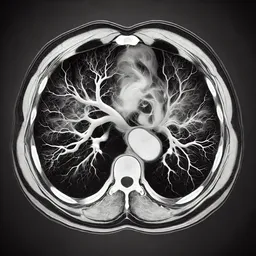
#> input picture Segmentation1/3/initial/Data/brain.webp, 256 x 256 px, shrunk from 1024 x 1024 before the run
$ jupyter execute --allow-errors notebook.ipynb
#> lines starting #> are read from the running program, lines starting #| are printed output that depends on the picture; after the words box and inside, x2 and y2 are one past the last pixel; in counts of white or black regions, pixels touching at a corner belong together
<h1 align=center style="line-height:200%;font-family:vazir;color:#0099cc">
<font face="vazir" color="#0099cc">
از دید ناحیه
</font>
</h1>

<h2 align=right style="line-height:200%;font-family:vazir;color:#0099cc">
<font face="vazir" color="#0099cc">
مقدمه
</font>
</h2>

<p dir=rtl style="direction: rtl;text-align: right;line-height:200%;font-family:vazir;font-size:medium">
<font face="vazir" size=3>
در این تمرین قصد داریم تا با استفاده از قطعه‌بندی مبتنی بر ناحیه، قطعه‌بندی را انجام دهیم.
</font>
</p>

[cell 1]
import cv2
import numpy as np
import matplotlib.pyplot as plt

<h3 align=right style="line-height:200%;font-family:vazir;color:#0099cc">
<font face="vazir" color="#0099cc">
مرحله اول: وارد کردن تصویر
</font>
</h3>

<p dir=rtl style="direction: rtl;text-align: right;line-height:200%;font-family:vazir;font-size:medium">
<font face="vazir" size=3>
ابتدا تصویر زیر را بصورت خاکستری بخوانید.
<br>
brain.webp
</font>
</p>

<p dir=rtl style="direction: rtl;text-align: right;line-height:200%;font-family:vazir;font-size:medium">
<font face="vazir" size=3>
همچنین در صورتیکه نیاز به اعمال پیش‌پردازش میباشد آنرا نیز در این مرحله انجام دهید.
</p>

[cell 2]
img = cv2.imread('./Data/brain.webp', cv2.IMREAD_GRAYSCALE)
#> img: shape (256, 256); min 0, max 255, mean 81.5
plt.imshow(img, cmap='gray')

[cell 3]
blur = cv2.GaussianBlur(img, (5, 5), 0)
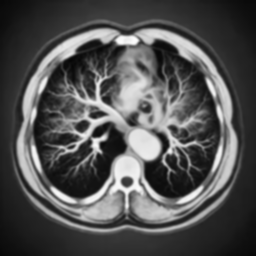
#> blur: shape (256, 256); min 6, max 252, mean 81.5
plt.imshow(blur, cmap='gray')

<h3 align=right style="line-height:200%;font-family:vazir;color:#0099cc">
<font face="vazir" color="#0099cc">
مرحله دوم: پیاده‌سازی گسترش ناحیه
</font>
</h3>

<p dir=rtl style="direction: rtl;text-align: right;line-height:200%;font-family:vazir;font-size:medium">
<font face="vazir" size=3>
برای قطعه‌بندی ما از رویکرد گسترش‌ناحیه یا Region Growing استفاده می‌کنیم. شما باید آنرا پیاده‌سازی کنید.
    <br>
    پس از پیاده‌سازی و انجام قطعه‌بندی، باید تصویر قطعه‌بندی شده را ذخیره کنید. توجه کنید که پیش‌زمینه حتما سیاه باشد و پس‌زمینه حتما سفید باشد. تصویر را به نام زیر ذخیره کنید:
    <br>
    region_segment.jpg
</font>
</p>

[cell 4]
seed = (100, 100)          # (x, y)
thresholds = [50, 100, 150, 200]

h, w = blur.shape
#> h = 256; w = 256

# همسایگی ۸تایی
neighbors = [(-1,0),(1,0),(0,-1),(0,1),
             (-1,-1),(-1,1),(1,-1),(1,1)]


# ---------- تابع Region Growing ----------
def region_growing(image, seed, T):
    h, w = image.shape

    seed_val = int(image[seed[1], seed[0]])

    mask = np.zeros((h, w), dtype=np.uint8)
    visited = np.zeros((h, w), dtype=np.uint8)

    stack = [seed]

    while stack:
        x, y = stack.pop()

        if visited[y, x]:
            continue

        visited[y, x] = 1

        # معیار همگنی
        if abs(int(image[y, x]) - seed_val) < T:
            mask[y, x] = 255

            for dx, dy in neighbors:
                nx, ny = x + dx, y + dy
                if 0 <= nx < w and 0 <= ny < h:
                    if not visited[ny, nx]:
                        stack.append((nx, ny))

    return mask

[cell 5]
for T in thresholds:
    mask = region_growing(blur, seed, T)
    mask = 255 - mask
    plt.figure(figsize=(4,4))
    plt.imshow(mask, cmap="gray")
    plt.title(f"Region Growing (T={T})")
    plt.axis("off")
    plt.show()
#> this loop made 4 passes
#> pass 1, `mask = region_growing(blur, seed, T)`:
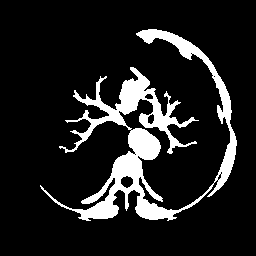
#> mask: shape (256, 256); 12.6% white; 1 white region, box (x1, y1, x2, y2) and area: (40, 29, 237, 221) 8286
#> pass 2, `mask = region_growing(blur, seed, T)`:
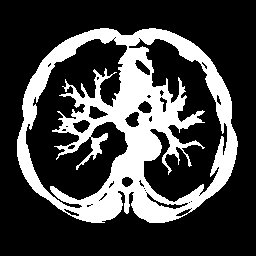
#> mask: shape (256, 256); 26.6% white; 1 white region, box (x1, y1, x2, y2) and area: (17, 28, 238, 223) 17426
#> after the loop:
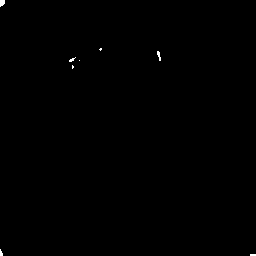
#> mask: shape (256, 256); 0.16% white; 8 white regions (6 under 20 px), largest, box (x1, y1, x2, y2) and area: (0, 0, 5, 7) 28, (157, 51, 161, 61) 23

[cell 6]
mask = region_growing(blur, seed, 100)
#> after the loop in region_growing (call 5), `while stack:`:
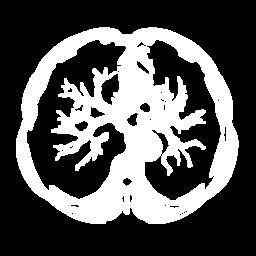
#> visited: shape (256, 256); values 0 (black) and 1 (white), 33.4% white; 1 white region, box (x1, y1, x2, y2) and area: (16, 27, 239, 224) 21920
#> after the loop in region_growing (call 5), `while stack:`: stack = []
mask = 255 - mask
cv2.imwrite('region_segment.jpg', mask)
#> Out = True

<h3 align=right style="line-height:200%;font-family:vazir;color:#0099cc">
<font face="vazir" color="#0099cc">
مرحله سوم: سلول جواب‌ساز
</font>
</h3>

<p dir=rtl style="direction: rtl;text-align: right;line-height:200%;font-family:vazir;font-size:medium">
<font face="vazir" size=3>
بدون هیچگونه تغییری، این سلول را اجرا کنید تا فایل پاسخ شما آماده شود.
</font>
</p>

[cell 7]
import zipfile

def compress(file_names):
    print("File Paths:")
    print(file_names)
    # Select the compression mode ZIP_DEFLATED for compression
    # or zipfile.ZIP_STORED to just store the file
    compression = zipfile.ZIP_DEFLATED
    # create the zip file first parameter path/name, second mode
    with zipfile.ZipFile("result.zip", mode="w") as zf:
        for file_name in file_names:
            # Add file to the zip file
            # first parameter file to zip, second filename in zip
            zf.write('./' + file_name, file_name, compress_type=compression)


file_names = ["notebook.ipynb", "region_segment.jpg"]
#> (the rest of this cell did not finish here and is left out)
